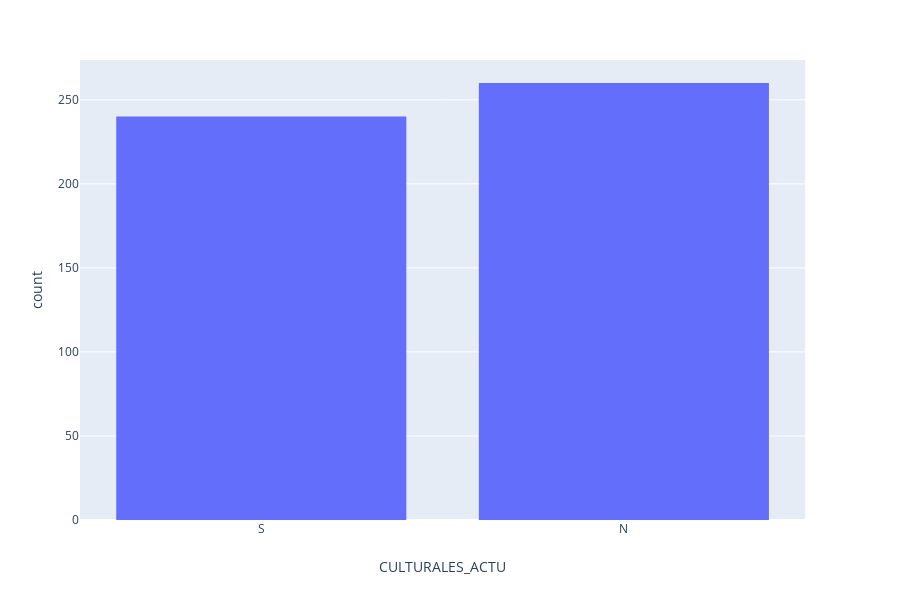

Write notebook code for a chart like this one.
### Markdown cell above
## ¿Cuántos alumnos realizan actividades culturales actualmente?

### Code cell
fig = px.histogram(pData, x="CULTURALES_ACTU")
fig.show()

### Figure 1 — Plotly figure (JSON) as saved in the notebook; plotly's stock layout.template omitted (floating-point values rounded to 4 significant figures; data arrays with more than 128 entries replaced by an {"elided": "..."} marker saying what was removed)
{"data": [{"alignmentgroup": "True", "bingroup": "x", "hoverlabel": {"namelength": 0}, "hovertemplate": "CULTURALES_ACTU=%{x}<br>count=%{y}", "legendgroup": "", "marker": {"color": "#636efa"}, "name": "", "offsetgroup": "", "orientation": "v", "showlegend": false, "type": "histogram", "x": {"elided": "500 str values"}, "xaxis": "x", "yaxis": "y"}], "layout": {"barmode": "relative", "height": 600, "legend": {"tracegroupgap": 0}, "margin": {"t": 60}, "xaxis": {"anchor": "y", "domain": [0, 0.98], "title": {"text": "CULTURALES_ACTU"}}, "yaxis": {"anchor": "x", "domain": [0, 1], "title": {"text": "count"}}}}
